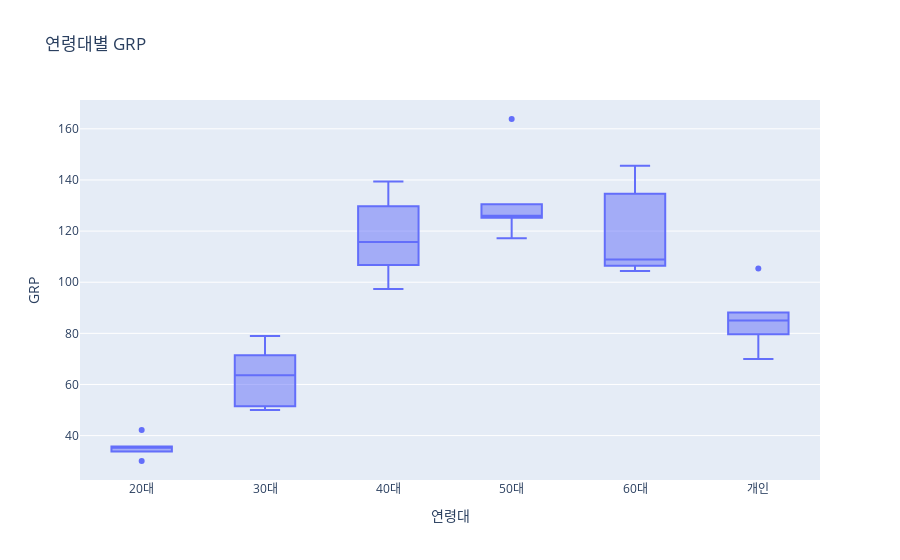

The cell this chart's notebook holds for it:
### Code cell
px.box(data_frame=age_df, x='연령대', y='GRP', title="연령대별 GRP")

### Figure 1 — Plotly figure (JSON) as saved in the notebook; plotly's stock layout.template omitted (floating-point values rounded to 4 significant figures)
{"data": [{"alignmentgroup": "True", "hovertemplate": "연령대=%{x}<br>GRP=%{y}<extra></extra>", "legendgroup": "", "marker": {"color": "#636efa"}, "name": "", "notched": false, "offsetgroup": "", "orientation": "v", "showlegend": false, "type": "box", "x": ["20대", "20대", "20대", "20대", "20대", "20대", "30대", "30대", "30대", "30대", "30대", "30대", "40대", "40대", "40대", "40대", "40대", "40대", "50대", "50대", "50대", "50대", "50대", "50대", "60대", "60대", "60대", "60대", "60대", "60대", "개인", "개인", "개인", "개인", "개인", "개인"], "x0": " ", "xaxis": "x", "y": [34.85, 35.77, 35.58, 30.07, 42.19, 33.74, 51.44, 71.3, 78.95, 55.86, 71.44, 49.99, 97.31, 121.9, 129.7, 109.7, 139.4, 106.7, 117.2, 125.2, 126.6, 125.5, 163.8, 130.5, 107.7, 106.5, 104.4, 110.0, 145.5, 134.6, 69.94, 84.12, 88.13, 79.62, 105.4, 85.84], "y0": " ", "yaxis": "y"}], "layout": {"boxmode": "group", "legend": {"tracegroupgap": 0}, "title": {"text": "연령대별 GRP"}, "xaxis": {"anchor": "y", "domain": [0, 1], "title": {"text": "연령대"}}, "yaxis": {"anchor": "x", "domain": [0, 1], "title": {"text": "GRP"}}}}
